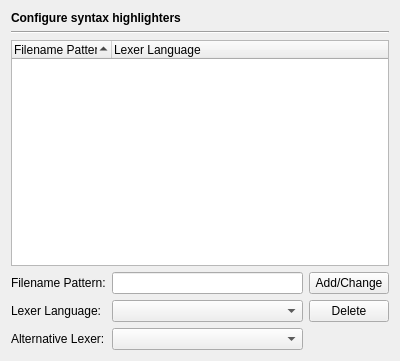
<ui version="4.0" >
 <class>EditorHighlightersPage</class>
 <widget class="QWidget" name="EditorHighlightersPage" >
  <property name="geometry" >
   <rect>
    <x>0</x>
    <y>0</y>
    <width>400</width>
    <height>361</height>
   </rect>
  </property>
  <layout class="QVBoxLayout" name="verticalLayout" >
   <item>
    <widget class="QLabel" name="headerLabel" >
     <property name="text" >
      <string>&lt;b>Configure syntax highlighters&lt;/b></string>
     </property>
    </widget>
   </item>
   <item>
    <widget class="Line" name="line19" >
     <property name="frameShape" >
      <enum>QFrame::HLine</enum>
     </property>
     <property name="frameShadow" >
      <enum>QFrame::Sunken</enum>
     </property>
     <property name="orientation" >
      <enum>Qt::Horizontal</enum>
     </property>
    </widget>
   </item>
   <item>
    <widget class="QTreeWidget" name="editorLexerList" >
     <property name="alternatingRowColors" >
      <bool>true</bool>
     </property>
     <property name="rootIsDecorated" >
      <bool>false</bool>
     </property>
     <property name="sortingEnabled" >
      <bool>true</bool>
     </property>
     <column>
      <property name="text" >
       <string>Filename Pattern</string>
      </property>
     </column>
     <column>
      <property name="text" >
       <string>Lexer Language</string>
      </property>
     </column>
    </widget>
   </item>
   <item>
    <layout class="QGridLayout" name="gridLayout" >
     <item row="0" column="0" >
      <widget class="QLabel" name="textLabel2_6" >
       <property name="text" >
        <string>Filename Pattern:</string>
       </property>
      </widget>
     </item>
     <item row="0" column="1" >
      <widget class="QLineEdit" name="editorFileExtEdit" >
       <property name="toolTip" >
        <string>Enter the filename pattern to be associated</string>
       </property>
      </widget>
     </item>
     <item row="0" column="2" >
      <widget class="QPushButton" name="addLexerButton" >
       <property name="toolTip" >
        <string>Press to add or change the entered association</string>
       </property>
       <property name="text" >
        <string>Add/Change</string>
       </property>
      </widget>
     </item>
     <item row="1" column="0" >
      <widget class="QLabel" name="textLabel3_3" >
       <property name="text" >
        <string>Lexer Language:</string>
       </property>
      </widget>
     </item>
     <item row="1" column="1" >
      <widget class="QComboBox" name="editorLexerCombo" >
       <property name="toolTip" >
        <string>Select the lexer language to associate</string>
       </property>
      </widget>
     </item>
     <item row="1" column="2" >
      <widget class="QPushButton" name="deleteLexerButton" >
       <property name="toolTip" >
        <string>Press to delete the selected association</string>
       </property>
       <property name="text" >
        <string>Delete</string>
       </property>
      </widget>
     </item>
     <item row="2" column="0" >
      <widget class="QLabel" name="pygmentsLabel" >
       <property name="text" >
        <string>Alternative Lexer:</string>
       </property>
      </widget>
     </item>
     <item row="2" column="1" >
      <widget class="QComboBox" name="pygmentsLexerCombo" >
       <property name="toolTip" >
        <string>Select the alternative lexer to associate</string>
       </property>
      </widget>
     </item>
    </layout>
   </item>
  </layout>
 </widget>
 <tabstops>
  <tabstop>editorLexerList</tabstop>
  <tabstop>editorFileExtEdit</tabstop>
  <tabstop>editorLexerCombo</tabstop>
  <tabstop>pygmentsLexerCombo</tabstop>
  <tabstop>addLexerButton</tabstop>
  <tabstop>deleteLexerButton</tabstop>
 </tabstops>
 <resources/>
 <connections/>
</ui>
